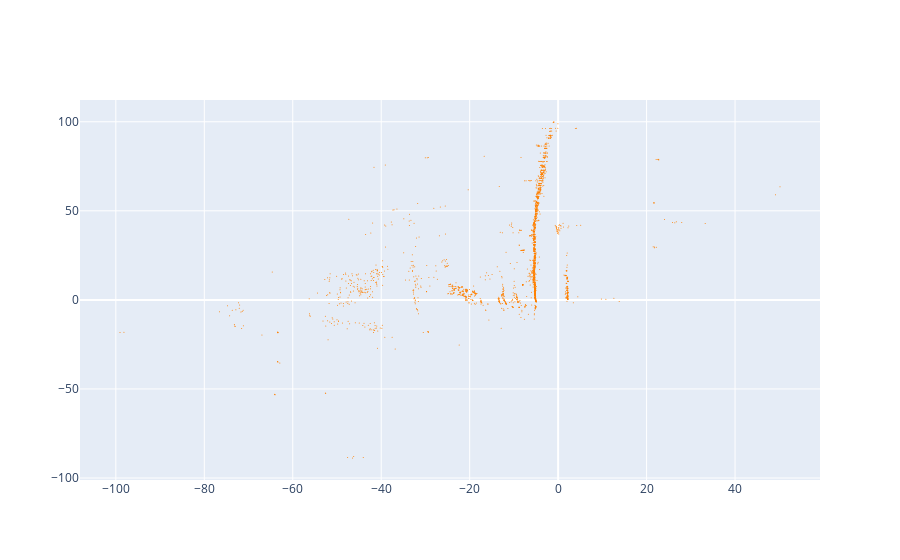

Here is the notebook cell this chart was saved with:
### Code cell
import plotly.graph_objects as go

trace1 = go.Scatter(
    x=pc_mod['x_mod'],
    y=pc_mod['y_mod'],
    mode='markers',
    marker=dict(color='rgb(255, 128, 2)', size=1),
    text=pc_mod['label_id'],
)
data = [trace1]
fig = go.Figure(data=data)
fig.show()

### Figure 1 — Plotly figure (JSON) as saved in the notebook; plotly's stock layout.template omitted (floating-point values rounded to 4 significant figures; data arrays with more than 128 entries replaced by an {"elided": "..."} marker saying what was removed)
{"data": [{"marker": {"color": "rgb(255, 128, 2)", "size": 1}, "mode": "markers", "text": {"elided": "2120 int values"}, "type": "scatter", "x": {"elided": "2120 float values"}, "y": {"elided": "2120 float values"}}], "layout": {}}
